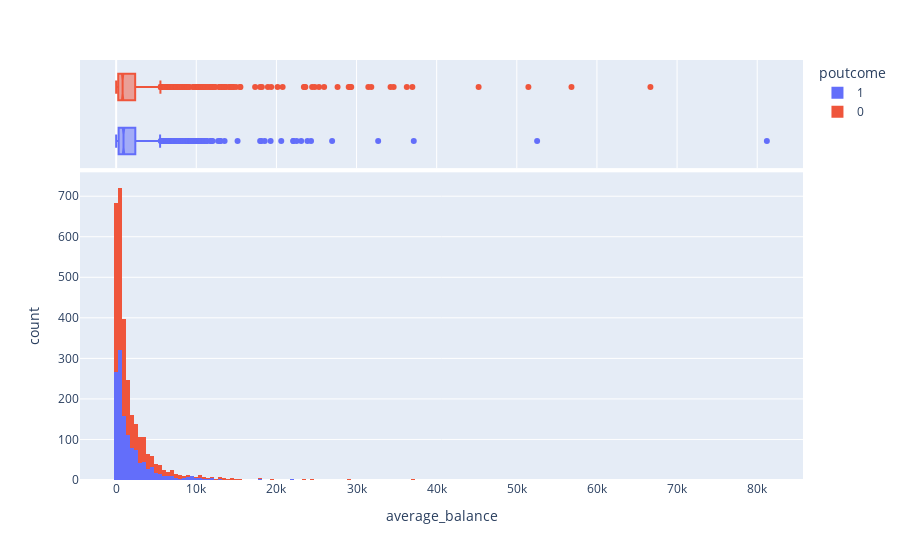

Notebook source saved alongside this figure:
### Code cell
fig = px.histogram(threek_outcome, x='average_balance', color='poutcome', marginal="box", # can be `box`, `violin`
                         hover_data=threek_outcome.columns)
fig.show()
### average_balance is a good outcome feature to support the model

### Figure 1 — Plotly figure (JSON) as saved in the notebook; plotly's stock layout.template omitted (floating-point values rounded to 4 significant figures; data arrays with more than 128 entries replaced by an {"elided": "..."} marker saying what was removed)
{"data": [{"alignmentgroup": "True", "bingroup": "x", "hovertemplate": "poutcome=1<br>average_balance=%{x}<br>count=%{y}<extra></extra>", "legendgroup": "1", "marker": {"color": "#636efa", "pattern": {"shape": ""}}, "name": "1", "offsetgroup": "1", "orientation": "v", "showlegend": true, "type": "histogram", "x": {"elided": "1283 float values"}, "xaxis": "x", "yaxis": "y"}, {"alignmentgroup": "True", "customdata": {"elided": "1283x17 mixed values"}, "hovertemplate": "poutcome=%{customdata[16]}<br>average_balance=%{x}<br>has_deposits=%{customdata[0]}<br>loan=%{customdata[1]}<br>has_insurance=%{customdata[2]}<br>has_mortgage=%{customdata[3]}<br>age=%{customdata[4]}<br>gender=%{customdata[5]}<br>marital_divorced=%{customdata[6]}<br>marital_married=%{customdata[7]}<br>marital_single=%{customdata[8]}<br>education_primary=%{customdata[9]}<br>education_secondary=%{customdata[10]}<br>education_tertiary=%{customdata[11]}<br>education_unknown=%{customdata[12]}<br>probability=%{customdata[13]}<br>Unnamed: 0=%{customdata[14]}<br>target=%{customdata[15]}<extra></extra>", "legendgroup": "1", "marker": {"color": "#636efa"}, "name": "1", "notched": true, "offsetgroup": "1", "showlegend": false, "type": "box", "x": {"elided": "1283 float values"}, "xaxis": "x2", "yaxis": "y2"}, {"alignmentgroup": "True", "bingroup": "x", "hovertemplate": "poutcome=0<br>average_balance=%{x}<br>count=%{y}<extra></extra>", "legendgroup": "0", "marker": {"color": "#EF553B", "pattern": {"shape": ""}}, "name": "0", "offsetgroup": "0", "orientation": "v", "showlegend": true, "type": "histogram", "x": {"elided": "1717 float values"}, "xaxis": "x", "yaxis": "y"}, {"alignmentgroup": "True", "customdata": {"elided": "1717x17 mixed values"}, "hovertemplate": "poutcome=%{customdata[16]}<br>average_balance=%{x}<br>has_deposits=%{customdata[0]}<br>loan=%{customdata[1]}<br>has_insurance=%{customdata[2]}<br>has_mortgage=%{customdata[3]}<br>age=%{customdata[4]}<br>gender=%{customdata[5]}<br>marital_divorced=%{customdata[6]}<br>marital_married=%{customdata[7]}<br>marital_single=%{customdata[8]}<br>education_primary=%{customdata[9]}<br>education_secondary=%{customdata[10]}<br>education_tertiary=%{customdata[11]}<br>education_unknown=%{customdata[12]}<br>probability=%{customdata[13]}<br>Unnamed: 0=%{customdata[14]}<br>target=%{customdata[15]}<extra></extra>", "legendgroup": "0", "marker": {"color": "#EF553B"}, "name": "0", "notched": true, "offsetgroup": "0", "showlegend": false, "type": "box", "x": {"elided": "1717 float values"}, "xaxis": "x2", "yaxis": "y2"}], "layout": {"barmode": "relative", "legend": {"title": {"text": "poutcome"}, "tracegroupgap": 0}, "margin": {"t": 60}, "xaxis": {"anchor": "y", "domain": [0, 1], "title": {"text": "average_balance"}}, "xaxis2": {"anchor": "y2", "domain": [0, 1], "matches": "x", "showgrid": true, "showticklabels": false}, "yaxis": {"anchor": "x", "domain": [0, 0.7326], "title": {"text": "count"}}, "yaxis2": {"anchor": "x2", "domain": [0.7426, 1], "matches": "y2", "showgrid": false, "showline": false, "showticklabels": false, "ticks": ""}}}
